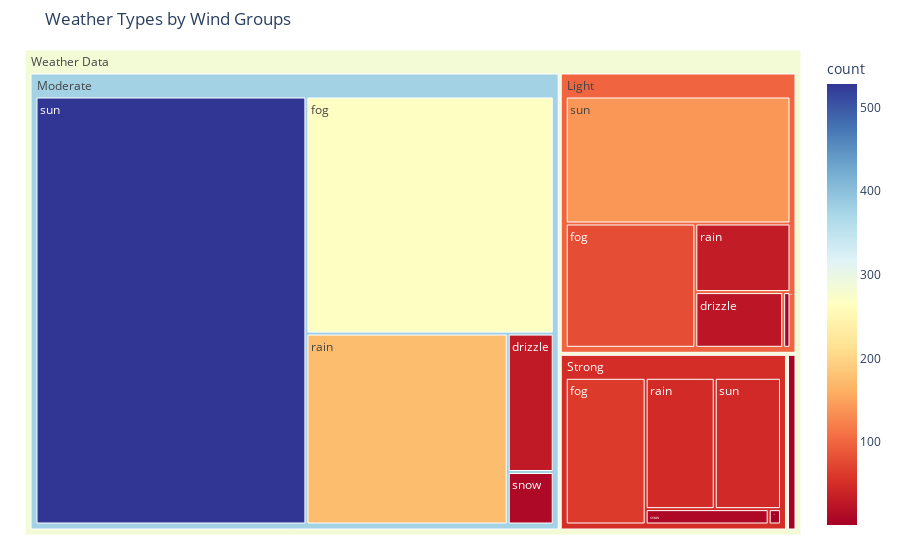

Here is the notebook cell this chart was saved with:
### Markdown cell above
##### Question 6 (5 pts)

Now use the demo on this page: https://plotly.com/python/treemaps/ to make a tree map for wind_group and weather type.

### Code cell
import plotly.express as px

# Create wind groups based on wind speed ranges
weather['wind_group'] = pd.cut(weather['wind'], 
                              bins=[0, 2, 5, 8, float('inf')], 
                              labels=['Light', 'Moderate', 'Strong', 'Very Strong'])

# Count combinations of wind_group and weather type
treemap_data = weather.groupby(['wind_group', 'weather']).size().reset_index(name='count')

# Create the treemap
fig = px.treemap(treemap_data, 
                 path=[px.Constant("Weather Data"), 'wind_group', 'weather'], 
                 values='count',
                 color='count',
                 color_continuous_scale='RdYlBu',
                 title="Weather Types by Wind Groups")

fig.update_layout(margin = dict(t=50, l=25, r=25, b=25))
fig.show()

### Figure 1 — Plotly figure (JSON) as saved in the notebook; plotly's stock layout.template omitted (floating-point values rounded to 4 significant figures)
{"data": [{"branchvalues": "total", "customdata": [[24.0], [79.0], [32.0], [2.0], [140.0], [29.0], [267.0], [175.0], [11.0], [528.0], [1.0], [62.0], [48.0], [10.0], [46.0], [NaN], [3.0], [4.0], [NaN], [NaN], [99.08], [377.9], [50.09], [3.571], [285.8]], "domain": {"x": [0, 1], "y": [0, 1]}, "hovertemplate": "labels=%{label}<br>count_sum=%{value}<br>parent=%{parent}<br>id=%{id}<br>count=%{color}<extra></extra>", "ids": ["Weather Data/Light/drizzle", "Weather Data/Light/fog", "Weather Data/Light/rain", "Weather Data/Light/snow", "Weather Data/Light/sun", "Weather Data/Moderate/drizzle", "Weather Data/Moderate/fog", "Weather Data/Moderate/rain", "Weather Data/Moderate/snow", "Weather Data/Moderate/sun", "Weather Data/Strong/drizzle", "Weather Data/Strong/fog", "Weather Data/Strong/rain", "Weather Data/Strong/snow", "Weather Data/Strong/sun", "Weather Data/Very Strong/drizzle", "Weather Data/Very Strong/fog", "Weather Data/Very Strong/rain", "Weather Data/Very Strong/snow", "Weather Data/Very Strong/sun", "Weather Data/Light", "Weather Data/Moderate", "Weather Data/Strong", "Weather Data/Very Strong", "Weather Data"], "labels": ["drizzle", "fog", "rain", "snow", "sun", "drizzle", "fog", "rain", "snow", "sun", "drizzle", "fog", "rain", "snow", "sun", "drizzle", "fog", "rain", "snow", "sun", "Light", "Moderate", "Strong", "Very Strong", "Weather Data"], "marker": {"coloraxis": "coloraxis", "colors": [24.0, 79.0, 32.0, 2.0, 140.0, 29.0, 267.0, 175.0, 11.0, 528.0, 1.0, 62.0, 48.0, 10.0, 46.0, NaN, 3.0, 4.0, NaN, NaN, 99.08, 377.9, 50.09, 3.571, 285.8]}, "name": "", "parents": ["Weather Data/Light", "Weather Data/Light", "Weather Data/Light", "Weather Data/Light", "Weather Data/Light", "Weather Data/Moderate", "Weather Data/Moderate", "Weather Data/Moderate", "Weather Data/Moderate", "Weather Data/Moderate", "Weather Data/Strong", "Weather Data/Strong", "Weather Data/Strong", "Weather Data/Strong", "Weather Data/Strong", "Weather Data/Very Strong", "Weather Data/Very Strong", "Weather Data/Very Strong", "Weather Data/Very Strong", "Weather Data/Very Strong", "Weather Data", "Weather Data", "Weather Data", "Weather Data", ""], "type": "treemap", "values": [24.0, 79.0, 32.0, 2.0, 140.0, 29.0, 267.0, 175.0, 11.0, 528.0, 1.0, 62.0, 48.0, 10.0, 46.0, 0.0, 3.0, 4.0, 0.0, 0.0, 277.0, 1010.0, 167.0, 7.0, 1461.0]}], "layout": {"coloraxis": {"colorbar": {"title": {"text": "count"}}, "colorscale": [[0, "rgb(165,0,38)"], [0.1, "rgb(215,48,39)"], [0.2, "rgb(244,109,67)"], [0.3, "rgb(253,174,97)"], [0.4, "rgb(254,224,144)"], [0.5, "rgb(255,255,191)"], [0.6, "rgb(224,243,248)"], [0.7, "rgb(171,217,233)"], [0.8, "rgb(116,173,209)"], [0.9, "rgb(69,117,180)"], [1, "rgb(49,54,149)"]]}, "legend": {"tracegroupgap": 0}, "margin": {"b": 25, "l": 25, "r": 25, "t": 50}, "title": {"text": "Weather Types by Wind Groups"}}}
